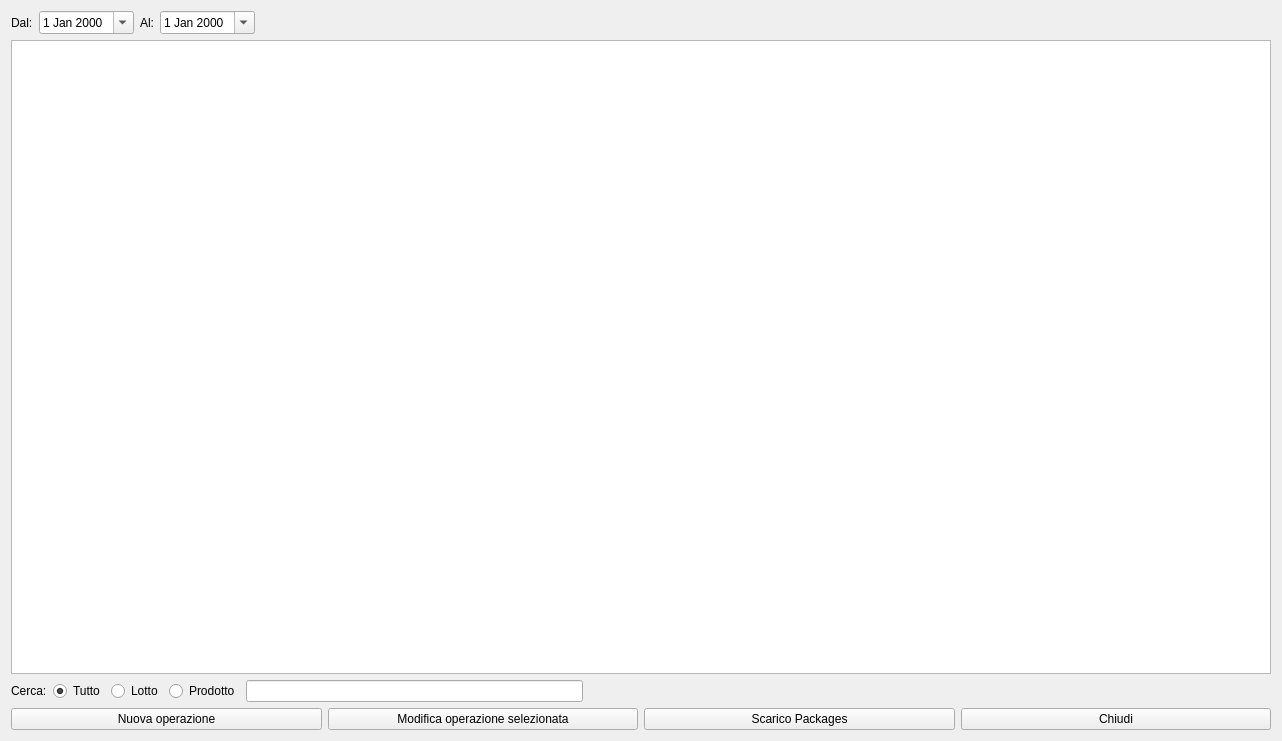
<?xml version="1.0" encoding="UTF-8"?>
<ui version="4.0">
 <class>HWarehouse</class>
 <widget class="QWidget" name="HWarehouse">
  <property name="windowModality">
   <enum>Qt::NonModal</enum>
  </property>
  <property name="geometry">
   <rect>
    <x>0</x>
    <y>0</y>
    <width>1282</width>
    <height>741</height>
   </rect>
  </property>
  <property name="windowTitle">
   <string>Movimenti</string>
  </property>
  <property name="windowIcon">
   <iconset resource="icons.qrc">
    <normaloff>:/Resources/modlots.png</normaloff>:/Resources/modlots.png</iconset>
  </property>
  <layout class="QVBoxLayout" name="verticalLayout">
   <item>
    <layout class="QGridLayout" name="gridLayout">
     <item row="0" column="0">
      <widget class="QLabel" name="label">
       <property name="maximumSize">
        <size>
         <width>50</width>
         <height>16777215</height>
        </size>
       </property>
       <property name="text">
        <string>Dal:</string>
       </property>
      </widget>
     </item>
     <item row="0" column="1">
      <widget class="QDateEdit" name="deDateFrom">
       <property name="calendarPopup">
        <bool>true</bool>
       </property>
      </widget>
     </item>
     <item row="0" column="4">
      <spacer name="horizontalSpacer">
       <property name="orientation">
        <enum>Qt::Horizontal</enum>
       </property>
       <property name="sizeHint" stdset="0">
        <size>
         <width>40</width>
         <height>20</height>
        </size>
       </property>
      </spacer>
     </item>
     <item row="0" column="3">
      <widget class="QDateEdit" name="deDateTo">
       <property name="calendarPopup">
        <bool>true</bool>
       </property>
      </widget>
     </item>
     <item row="0" column="2">
      <widget class="QLabel" name="label_2">
       <property name="maximumSize">
        <size>
         <width>50</width>
         <height>16777215</height>
        </size>
       </property>
       <property name="text">
        <string>Al:</string>
       </property>
      </widget>
     </item>
    </layout>
   </item>
   <item>
    <widget class="QTableView" name="tableView">
     <property name="editTriggers">
      <set>QAbstractItemView::NoEditTriggers</set>
     </property>
     <property name="selectionMode">
      <enum>QAbstractItemView::SingleSelection</enum>
     </property>
     <property name="selectionBehavior">
      <enum>QAbstractItemView::SelectRows</enum>
     </property>
     <property name="sortingEnabled">
      <bool>true</bool>
     </property>
     <attribute name="horizontalHeaderStretchLastSection">
      <bool>true</bool>
     </attribute>
     <attribute name="verticalHeaderVisible">
      <bool>false</bool>
     </attribute>
    </widget>
   </item>
   <item>
    <widget class="QSplitter" name="splitter">
     <property name="orientation">
      <enum>Qt::Horizontal</enum>
     </property>
     <widget class="QWidget" name="layoutWidget">
      <layout class="QHBoxLayout" name="horizontalLayout_3">
       <item>
        <widget class="QLabel" name="label_4">
         <property name="text">
          <string>Cerca:</string>
         </property>
        </widget>
       </item>
       <item>
        <widget class="QRadioButton" name="radioButton_2">
         <property name="text">
          <string>Tutto</string>
         </property>
         <property name="checked">
          <bool>true</bool>
         </property>
        </widget>
       </item>
       <item>
        <widget class="QRadioButton" name="radioButton">
         <property name="text">
          <string>Lotto</string>
         </property>
        </widget>
       </item>
       <item>
        <widget class="QRadioButton" name="radioButtonProd">
         <property name="text">
          <string>Prodotto</string>
         </property>
        </widget>
       </item>
       <item>
        <widget class="QLineEdit" name="lineEdit">
         <property name="minimumSize">
          <size>
           <width>120</width>
           <height>0</height>
          </size>
         </property>
         <property name="clearButtonEnabled">
          <bool>true</bool>
         </property>
        </widget>
       </item>
       <item>
        <spacer name="horizontalSpacer_2">
         <property name="orientation">
          <enum>Qt::Horizontal</enum>
         </property>
         <property name="sizeHint" stdset="0">
          <size>
           <width>688</width>
           <height>20</height>
          </size>
         </property>
        </spacer>
       </item>
      </layout>
     </widget>
    </widget>
   </item>
   <item>
    <layout class="QHBoxLayout" name="horizontalLayout">
     <item>
      <widget class="QPushButton" name="pushButton_2">
       <property name="text">
        <string>Nuova operazione</string>
       </property>
       <property name="icon">
        <iconset resource="icons.qrc">
         <normaloff>:/Resources/Actions-configure-icon.png</normaloff>:/Resources/Actions-configure-icon.png</iconset>
       </property>
       <property name="iconSize">
        <size>
         <width>32</width>
         <height>32</height>
        </size>
       </property>
      </widget>
     </item>
     <item>
      <widget class="QPushButton" name="pbMod">
       <property name="text">
        <string>Modifica operazione selezionata</string>
       </property>
       <property name="icon">
        <iconset resource="icons.qrc">
         <normaloff>:/Resources/Monitoring64.png</normaloff>:/Resources/Monitoring64.png</iconset>
       </property>
       <property name="iconSize">
        <size>
         <width>32</width>
         <height>32</height>
        </size>
       </property>
      </widget>
     </item>
     <item>
      <widget class="QPushButton" name="pushButton_5">
       <property name="text">
        <string>Scarico Packages</string>
       </property>
       <property name="icon">
        <iconset resource="icons.qrc">
         <normaloff>:/Resources/App-ark-2-icon.png</normaloff>:/Resources/App-ark-2-icon.png</iconset>
       </property>
       <property name="iconSize">
        <size>
         <width>32</width>
         <height>32</height>
        </size>
       </property>
      </widget>
     </item>
     <item>
      <widget class="QPushButton" name="pushButton_4">
       <property name="text">
        <string>Chiudi</string>
       </property>
       <property name="icon">
        <iconset resource="icons.qrc">
         <normaloff>:/Resources/Actions-window-close-icon.png</normaloff>:/Resources/Actions-window-close-icon.png</iconset>
       </property>
       <property name="iconSize">
        <size>
         <width>32</width>
         <height>32</height>
        </size>
       </property>
      </widget>
     </item>
    </layout>
   </item>
  </layout>
 </widget>
 <resources>
  <include location="icons.qrc"/>
 </resources>
 <connections/>
</ui>
